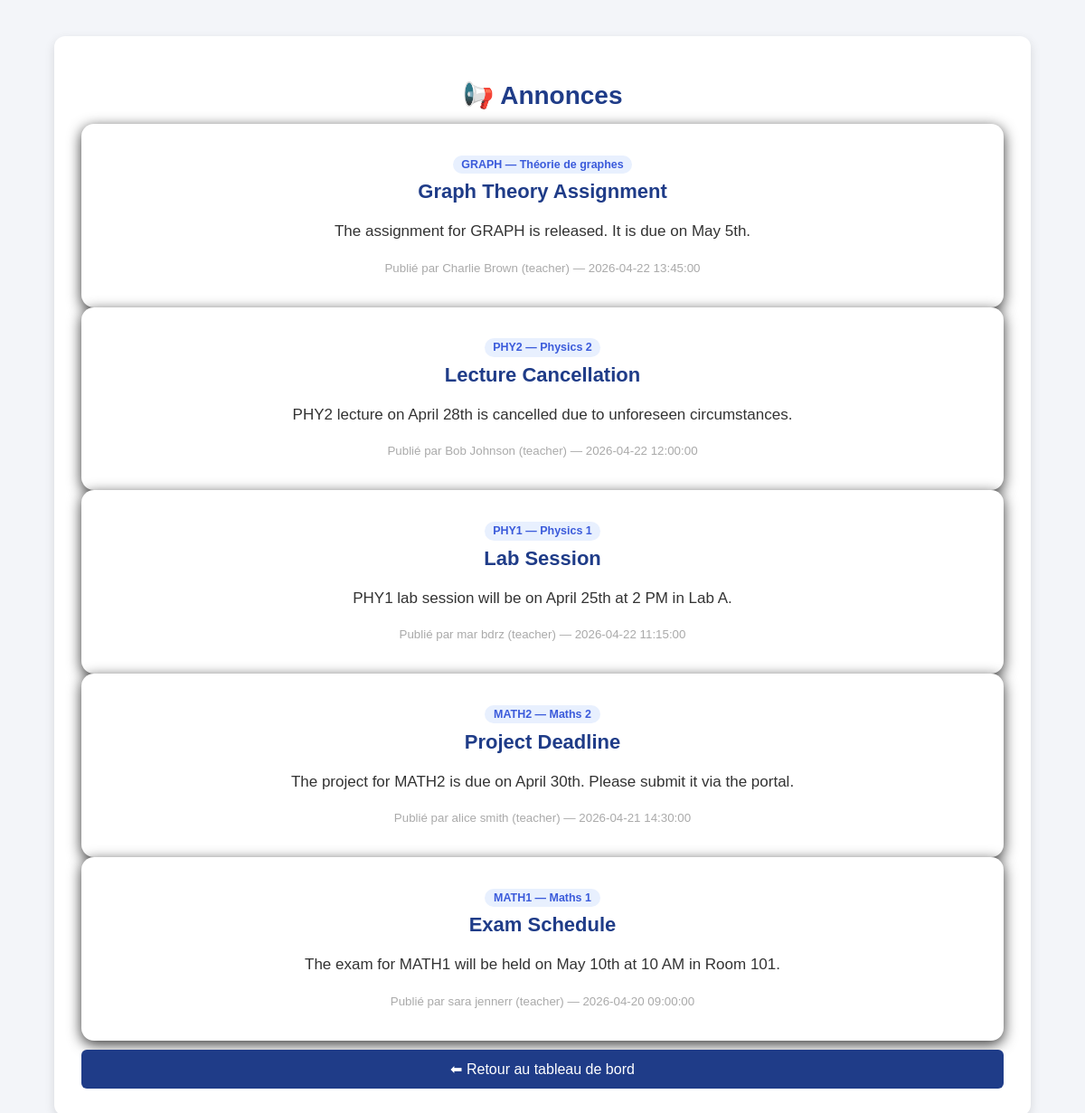
The app's page /public/announcements/list.php (signed in) with its own data.
### tables this page shows
CREATE TABLE `announcements` (
  `id` int(11) NOT NULL COMMENT 'id of the announcement',
  `user_id` int(11) NOT NULL COMMENT 'id of the teacher',
  `title` varchar(50) NOT NULL,
  `content` text NOT NULL,
  `posted_at` timestamp NOT NULL DEFAULT current_timestamp() ON UPDATE current_timestamp() COMMENT 'the time the announcement was posted',
  `module_id` int(11) DEFAULT NULL
);

CREATE TABLE `modules` (
  `id` int(11) NOT NULL,
  `code` varchar(20) NOT NULL,
  `name` varchar(20) NOT NULL,
  `teacher_id` int(11) NOT NULL,
  `coefficient` int(11) DEFAULT NULL
);

CREATE TABLE `users` (
  `id` int(11) NOT NULL COMMENT 'technical id for the db',
  `identifier` varchar(20) NOT NULL COMMENT 'employee id/ matricule',
  `password` varchar(255) NOT NULL,
  `role` enum('student','teacher','admin') NOT NULL,
  `first_name` varchar(20) NOT NULL,
  `last_name` varchar(20) NOT NULL,
  `email` varchar(50) NOT NULL,
  `created` timestamp NOT NULL DEFAULT current_timestamp() ON UPDATE current_timestamp() COMMENT 'timestamp for creation of the account',
  `status` tinyint(1) NOT NULL DEFAULT 1
  
);

### public/announcements/list.php (the view, shortened to what this page needs)
<?php
require_once "../../config/bd.php";
$sql = "
SELECT
    a.id,
    a.title,
    a.content,
    a.posted_at,
    u.first_name,
    u.last_name,
    u.role,
    m.code AS module_code,
    m.name AS module_name
FROM announcements a
LEFT JOIN users u ON a.user_id = u.id
LEFT JOIN modules m ON a.module_id = m.id
ORDER BY a.posted_at DESC
";
$result = $conn->query($sql);
$announcements = [];
if ($result) {
    while ($row = $result->fetch_assoc()) {
        $announcements[] = $row;
    }
}
$back_link = "../dashboard_etudiant.php";
if (isset($_SESSION["role"])) {
    if ($_SESSION["role"] == "admin") {
        $back_link = "../dashboard_admin.php";
    } elseif ($_SESSION["role"] == "teacher") {
        $back_link = "../dashboard_enseignant.php";
    }
}
?>
<!DOCTYPE html>
<html lang="fr">
<head>
    <link rel="stylesheet" href="../assets/style.css">
</head>
<body>
<div class="container">
    <h1>📢 Annonces</h1>
    <?php if (empty($announcements)): ?>
        <div class="card">
            <p>Aucune annonce disponible pour le moment.</p>
        </div>
    <?php else: ?>
        <?php foreach ($announcements as $ann): ?>
            <div class="card">
                <?php if (!empty($ann['module_code'])): ?>
                    <small style="
                        background:#e8f0fe;
                        color:#3b5bdb;
                        padding:0.2rem 0.6rem;
                        border-radius:999px;
                        font-size:0.78rem;
                        font-weight:600;
                    ">
                        <?= htmlspecialchars($ann['module_code'] . ' — ' . $ann['module_name']) ?>
                    </small>
                <?php endif; ?>
                <h2 style="margin:0.6rem 0 0.3rem;">
                    <?= htmlspecialchars($ann['title']) ?>
                </h2>
                <p>
                    <?= nl2br(htmlspecialchars($ann['content'])) ?>
                </p>
                <small style="color:#aaa;">
                    Publié par <?= htmlspecialchars($ann['first_name'] . ' ' . $ann['last_name']) ?>
                    (<?= htmlspecialchars($ann['role']) ?>)
                    — <?= $ann['posted_at'] ?>
                </small>
            </div>
        <?php endforeach; ?>
    <?php endif; ?>
    <a class="btn" href="<?= $back_link ?>">
        ⬅ Retour au tableau de bord
    </a>
</div>
</body>
</html>

### public/assets/style.css (style rules this page uses)
* { box-sizing: border-box; }
body { font-family: Arial, sans-serif; background-color: #f3f5f9; margin: 0; padding: 0; overflow-x: hidden; }
.container { width: 90%; max-width: 1100px; margin: 40px auto; background-color: #ffffff; padding: 30px; border-radius: 12px; box-shadow: 0 4px 12px rgba(0, 0, 0, 0.12); text-align: center; }
h1 { color: #1f3c88; margin-bottom: 15px; font-size: 28px; }
h2 { color: #1f3c88; margin-bottom: 20px; font-size: 22px; }
p { font-size: 17px; color: #333; line-height: 1.6; }
.btn { display: inline-block; width: 100%; background-color: #1f3c88; color: white; text-decoration: none; padding: 12px 25px; border: none; border-radius: 6px; font-size: 16px; cursor: pointer; margin-top: 10px; text-align: center; }
.card { background-color: #ffffff; border-radius: 14px; padding: 35px 30px; box-shadow: 0 4px 15px rgba(0, 0, 0, 0.8); text-align: center; }

### records on screen
announcements: module.name "GRAPH — Théorie de graphes", title "Graph Theory Assignment", content "The assignment for GRAPH is released. It is due on May 5th.", user.last_name "Charlie Brown", user.role "teacher", posted_at "2026-04-22 13:45:00"
announcements: module.name "PHY2 — Physics 2", title "Lecture Cancellation", content "PHY2 lecture on April 28th is cancelled due to unforeseen circumstances.", user.last_name "Bob Johnson", user.role "teacher", posted_at "2026-04-22 12:00:00"
announcements: module.name "PHY1 — Physics 1", title "Lab Session", content "PHY1 lab session will be on April 25th at 2 PM in Lab A.", user.last_name "mar bdrz", user.role "teacher", posted_at "2026-04-22 11:15:00"
announcements: module.name "MATH2 — Maths 2", title "Project Deadline", content "The project for MATH2 is due on April 30th. Please submit it via the portal.", user.last_name "alice smith", user.role "teacher", posted_at "2026-04-21 14:30:00"
announcements: module.name "MATH1 — Maths 1", title "Exam Schedule", content "The exam for MATH1 will be held on May 10th at 10 AM in Room 101.", user.last_name "sara jennerr", user.role "teacher", posted_at "2026-04-20 09:00:00"
